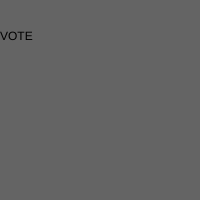
Frame 1 (no input)
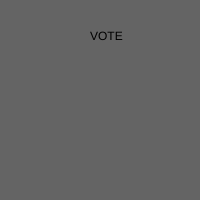
Frame 60 (no input)
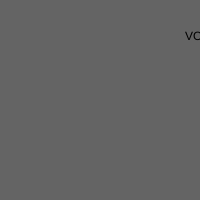
Frame 120 (the mouse pressed at the canvas centre since frame 60)

The p5.js sketch that drew these frames (run headless with seeded random() and noise() and a simulated clock; from frame 60 on, the mouse is pressed at the canvas centre):

// p5.js sketch
// ── sketch.js
var x = 0 ;

function setup() {
  // put setup code here
  createCanvas(200, 200);
}

function draw() {
  // put drawing code here
  background(100) ;
//  rect(x, 10, 10, 10) ;
  text("VOTE", x, 40) ;
  x += 5 ;

  if (x > 200) {
    x = 0 ;
  }

}
